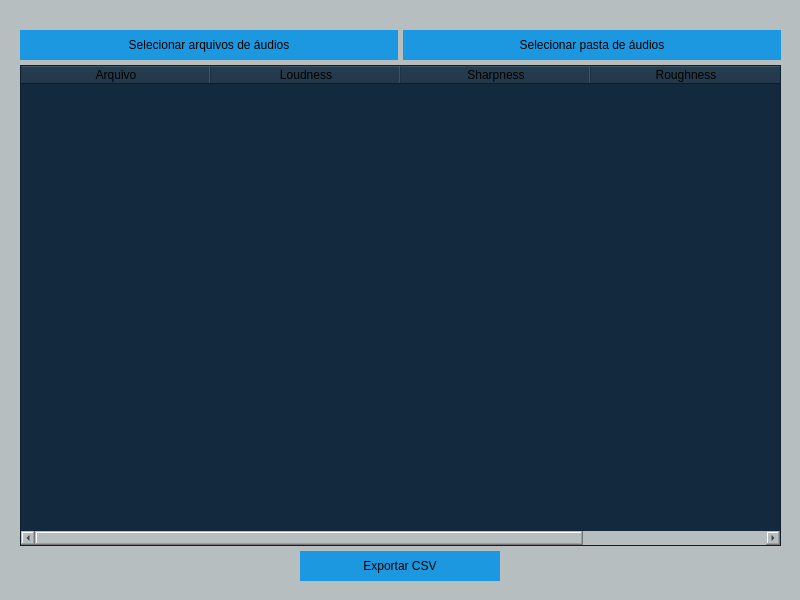
<?xml version="1.0" encoding="UTF-8"?>
<ui version="4.0">
 <class>Dialog</class>
 <widget class="QDialog" name="Dialog">
  <property name="geometry">
   <rect>
    <x>0</x>
    <y>0</y>
    <width>800</width>
    <height>600</height>
   </rect>
  </property>
  <property name="minimumSize">
   <size>
    <width>800</width>
    <height>600</height>
   </size>
  </property>
  <property name="maximumSize">
   <size>
    <width>800</width>
    <height>600</height>
   </size>
  </property>
  <property name="windowTitle">
   <string>Dialog</string>
  </property>
  <property name="styleSheet">
   <string notr="true">background-color: rgb(183, 190, 191);</string>
  </property>
  <widget class="QWidget" name="centralwidget">
   <property name="geometry">
    <rect>
     <x>10</x>
     <y>20</y>
     <width>781</width>
     <height>571</height>
    </rect>
   </property>
   <layout class="QVBoxLayout" name="verticalLayout_2">
    <property name="spacing">
     <number>5</number>
    </property>
    <property name="leftMargin">
     <number>10</number>
    </property>
    <property name="topMargin">
     <number>10</number>
    </property>
    <property name="rightMargin">
     <number>10</number>
    </property>
    <property name="bottomMargin">
     <number>10</number>
    </property>
    <item>
     <layout class="QHBoxLayout" name="horizontalLayout_2">
      <item>
       <widget class="QPushButton" name="botao_arquivos">
        <property name="minimumSize">
         <size>
          <width>80</width>
          <height>30</height>
         </size>
        </property>
        <property name="baseSize">
         <size>
          <width>0</width>
          <height>0</height>
         </size>
        </property>
        <property name="styleSheet">
         <string notr="true">background-color: rgb(27, 152, 224);
border-color: rgb(19, 41, 61);
min-width: 80px;
font: 600 13px &quot;Arial&quot;;
border-radius: 50%;</string>
        </property>
        <property name="text">
         <string>Selecionar arquivos de áudios</string>
        </property>
        <property name="iconSize">
         <size>
          <width>16</width>
          <height>16</height>
         </size>
        </property>
       </widget>
      </item>
      <item>
       <widget class="QPushButton" name="botao_pasta">
        <property name="minimumSize">
         <size>
          <width>80</width>
          <height>30</height>
         </size>
        </property>
        <property name="styleSheet">
         <string notr="true">background-color: rgb(27, 152, 224);
border-color: rgb(19, 41, 61);
min-width: 80px;
font: 600 13px &quot;Arial&quot;;
border-radius: 50%</string>
        </property>
        <property name="text">
         <string>Selecionar pasta de áudios</string>
        </property>
       </widget>
      </item>
     </layout>
    </item>
    <item>
     <widget class="QTableWidget" name="tabela_audios">
      <property name="styleSheet">
       <string notr="true">background-color: rgb(19, 41, 61);
font: 13px &quot;Arial&quot; rgb(255, 255, 255);</string>
      </property>
      <property name="rowCount">
       <number>0</number>
      </property>
      <property name="columnCount">
       <number>4</number>
      </property>
      <attribute name="horizontalHeaderDefaultSectionSize">
       <number>190</number>
      </attribute>
      <column>
       <property name="text">
        <string>Arquivo</string>
       </property>
      </column>
      <column>
       <property name="text">
        <string>Loudness</string>
       </property>
      </column>
      <column>
       <property name="text">
        <string>Sharpness</string>
       </property>
      </column>
      <column>
       <property name="text">
        <string>Roughness</string>
       </property>
      </column>
     </widget>
    </item>
    <item alignment="Qt::AlignmentFlag::AlignHCenter">
     <widget class="QPushButton" name="botao_csv">
      <property name="minimumSize">
       <size>
        <width>200</width>
        <height>30</height>
       </size>
      </property>
      <property name="maximumSize">
       <size>
        <width>200</width>
        <height>30</height>
       </size>
      </property>
      <property name="palette">
       <palette>
        <active>
         <colorrole role="Button">
          <brush brushstyle="SolidPattern">
           <color alpha="255">
            <red>27</red>
            <green>152</green>
            <blue>224</blue>
           </color>
          </brush>
         </colorrole>
         <colorrole role="Base">
          <brush brushstyle="SolidPattern">
           <color alpha="255">
            <red>27</red>
            <green>152</green>
            <blue>224</blue>
           </color>
          </brush>
         </colorrole>
         <colorrole role="Window">
          <brush brushstyle="SolidPattern">
           <color alpha="255">
            <red>27</red>
            <green>152</green>
            <blue>224</blue>
           </color>
          </brush>
         </colorrole>
        </active>
        <inactive>
         <colorrole role="Button">
          <brush brushstyle="SolidPattern">
           <color alpha="255">
            <red>27</red>
            <green>152</green>
            <blue>224</blue>
           </color>
          </brush>
         </colorrole>
         <colorrole role="Base">
          <brush brushstyle="SolidPattern">
           <color alpha="255">
            <red>27</red>
            <green>152</green>
            <blue>224</blue>
           </color>
          </brush>
         </colorrole>
         <colorrole role="Window">
          <brush brushstyle="SolidPattern">
           <color alpha="255">
            <red>27</red>
            <green>152</green>
            <blue>224</blue>
           </color>
          </brush>
         </colorrole>
        </inactive>
        <disabled>
         <colorrole role="Button">
          <brush brushstyle="SolidPattern">
           <color alpha="255">
            <red>27</red>
            <green>152</green>
            <blue>224</blue>
           </color>
          </brush>
         </colorrole>
         <colorrole role="Base">
          <brush brushstyle="SolidPattern">
           <color alpha="255">
            <red>27</red>
            <green>152</green>
            <blue>224</blue>
           </color>
          </brush>
         </colorrole>
         <colorrole role="Window">
          <brush brushstyle="SolidPattern">
           <color alpha="255">
            <red>27</red>
            <green>152</green>
            <blue>224</blue>
           </color>
          </brush>
         </colorrole>
        </disabled>
       </palette>
      </property>
      <property name="mouseTracking">
       <bool>false</bool>
      </property>
      <property name="tabletTracking">
       <bool>false</bool>
      </property>
      <property name="styleSheet">
       <string notr="true">background-color: rgb(27, 152, 224);
border-color: rgb(19, 41, 61);
border-radius: 50%;
font: 600 12px &quot;Arial&quot;;</string>
      </property>
      <property name="text">
       <string>Exportar CSV</string>
      </property>
     </widget>
    </item>
   </layout>
  </widget>
 </widget>
 <resources/>
 <connections/>
</ui>
